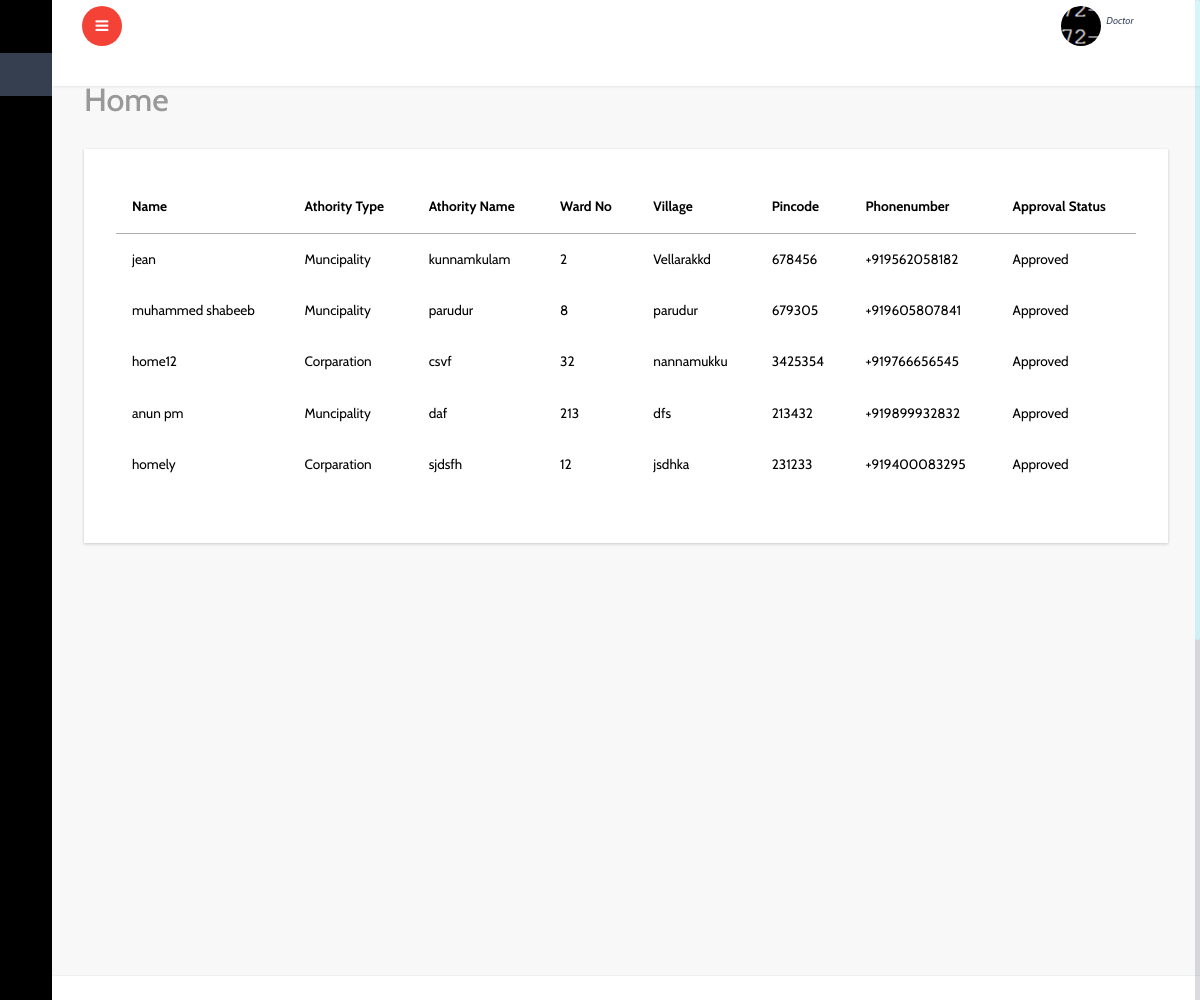
/all_home/ (signed in), run on the app's committed database.
### account/models.py (models this page shows, shortened)
class Doctor(models.Model):
    user=models.OneToOneField(User,on_delete=models.CASCADE)
    center=models.ForeignKey(Center,on_delete=models.CASCADE,blank=True,null=True)
    name=models.CharField(max_length=50)
    doctor_photo=models.ImageField(upload_to='doctor_iamge')
    phonenumber=PhoneNumberField()
    doctor_certificate=models.FileField(upload_to='doctor_certificate')
    qualification=models.CharField(max_length=60)
    address=models.TextField()
    doctor_avilability=models.CharField(max_length=50,blank=True,null=True,choices=available)
    online_avilable=models.BooleanField(default=False)
    status_appruval=models.BooleanField(default=False)

class Home(models.Model):
    user=models.OneToOneField(User,on_delete=models.CASCADE)
    name=models.CharField(max_length=40)
    authority_type=models.CharField(max_length=30,choices=authority_types,)
    authority_name=models.CharField(max_length=50)
    ward_no=models.PositiveIntegerField()
    village=models.CharField(max_length=50)
    pincode=models.PositiveIntegerField()
    phonenumber=PhoneNumberField()
    status_appruval=models.BooleanField(default=False)

### account/views.py (the view)
# urls.py: path('all_home/',views.all_home,name='all_home'),
def all_home(request):
    c=Home.objects.all()
    return render(request,'admin/home.html',{'c':c})

### templates/admin/home.html (shortened to what this page needs)
{% extends 'dashboard/index.html' %}
{% block content %}
			<div id="page-wrapper">
				<div class="graphs">
					<h3 class="blank1">Home</h3>
					 <div class="xs tabls">
						<div class="bs-example4" data-example-id="contextual-table">
                            <table class="table">
                                {% if c %}
                                <thead>
                                    <tr>
                                      <th>Name</th>
                                      <th>Athority Type</th>
                                       <th>Athority Name</th>
                                       <th>Ward No</th>
                                       <th>Village</th>
                                       <th>Pincode</th>
                                       <th>Phonenumber</th>
                                        <th>Approval Status</th>
                                    </tr>
                                </thead>
                                <tbody>
                                    {% for l in c %}
                                    <tr>
                                        <td>{{l.name}}</td>
                                        <td>{{l.authority_type}}</td>
                                        <td>{{l.authority_name}}</td>
                                        <td>{{l.ward_no}}</td>
                                        <td>{{l.village}}</td>
                                        <td>{{l.pincode}}</td>
                                        <td>{{l.phonenumber}}</td>
                                     {% if l.status_appruval == True %}
                                        <td>Approved</td>
                                        {% else %}
                                        <td><a href="{% url 'homeappruval' l.id %}" style="color: red;">Approve Now</a></td>
                                        {% endif %}
                                    </tr>
                                    {% endfor %}
                                </tbody>
                            </table>
                            {% else %}
                            <h4>No Centers Registerd For appruval</h4>
                            {% endif %}
					   </div>
						</div>
						</div>
					</div>
		{% endblock %}

### templates/dashboard/header.html (shortened to what this page needs)
<html lang="en">
<head>
</head>
<body>
		<div class="main-content">
			<div class="header-section">
			<a class="toggle-btn  menu-collapsed"><i class="fa fa-bars"></i></a>
			<div class="menu-right">
				<div class="user-panel-top">
					<div class="profile_details">
						<ul>
							<li class="dropdown profile_details_drop">
								<a href="#" class="dropdown-toggle" data-toggle="dropdown" aria-expanded="false">
									<div class="profile_img">
										{% if user.is_superuser %}
										<span style="background:url(/static/dashboard/images/1.jpg) no-repeat center"> </span>
										 <div class="user-name">
											<p>{{user.username}}<span>Administrator</span></p>
											{% elif user.center.center_type == 'Hospital' %}
											<span style="background:url({{user.center.center_photo.url}}) no-repeat center"> </span>
										 	<div class="user-name">
											<p>{{user.center.center_name}}<span>Hospital</span></p>
											{% elif user.center.user_type == 'CSLTC' %}
											<span style="background:url({{user.center.center_photo.url}}) no-repeat center"> </span>
										 	<div class="user-name">
											<p>{{user.center.center_name}}<span>CSLTC</span></p>
											{% elif user.center.user_type == 'CFLTC' %}
											<span style="background:url({{user.center.center_photo.url}}) no-repeat center"> </span>
										 	<div class="user-name">
											<p>{{user.center.center_name}}<span>CFLTC</span></p>
											{% elif user.center.user_type == 'Domicile' %}
											<span style="background:url({{user.center.center_photo.url}}) no-repeat center"> </span>
										 	<div class="user-name">
											<p>{{user.center.center_name}}<span>Domicile</span></p>
											{% elif user.lab.lab_type == 'private' %}
											<span style="background:url({{user.lab.photo_of_lab.url}}) no-repeat center"> </span>
										 	<div class="user-name">
											<p>{{user.lab.lab_name}}<span>Lab</span></p>
											{% elif user.lab.lab_type == 'hospital' %}
											<span style="background:url({{user.lab.photo_of_lab.url}}) no-repeat center"> </span>
										 	<div class="user-name">
											<p>{{user.lab.center.center_name}}<span>Lab</span></p>
											{% elif user.home %}
										 	<div class="user-name">
											<p>{{user.home.name}}<span>Home</span></p>
											{% elif user.dmo %}
										 	<div class="user-name">
											<p>{{user.dmo.name}}<span>DMO</span></p>
											{% elif user.doctor %}
											<span style="background:url({{user.doctor.doctor_photo.url}}) no-repeat center"> </span>
										 	<div class="user-name">
											<p>{{user.dmo.name}}<span>Doctor</span></p>
											{% else %}
											<div class="user-name">
											<p>{{user.userregister.name}}<span>User</span></p>
											{% endif %}
										 </div>
										 <i class="lnr lnr-chevron-down"></i>
										<div class="clearfix"></div>
									</div>
								</a>
							</li>
							<div class="clearfix"> </div>
						</ul>
					</div>
					<div class="clearfix"></div>
				</div>
			  </div>
			</div>
</body>
</html>

### data on the page
Home: name "jean", authority_type "Muncipality", authority_name "kunnamkulam", ward_no "2", village "Vellarakkd", pincode "678456", phonenumber "+919562058182", status_appruval "Approved"
Home: name "muhammed shabeeb", authority_type "Muncipality", authority_name "parudur", ward_no "8", village "parudur", pincode "679305", phonenumber "+919605807841", status_appruval "Approved"
Home: name "home12", authority_type "Corparation", authority_name "csvf", ward_no "32", village "nannamukku", pincode "3425354", phonenumber "+919766656545", status_appruval "Approved"
Home: name "anun pm", authority_type "Muncipality", authority_name "daf", ward_no "213", village "dfs", pincode "213432", phonenumber "+919899932832", status_appruval "Approved"
Home: name "homely", authority_type "Corparation", authority_name "sjdsfh", ward_no "12", village "jsdhka", pincode "231233", phonenumber "+919400083295", status_appruval "Approved"
